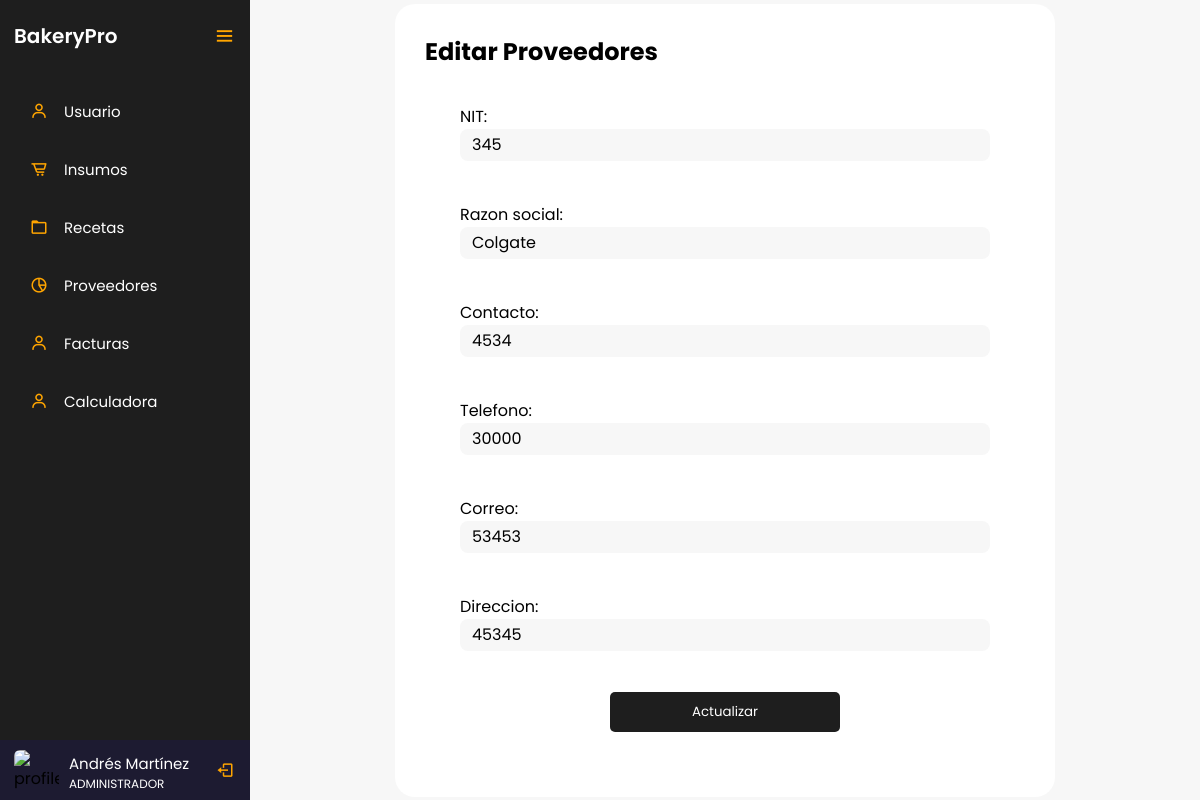
Screenshot of /controlador/Proveedores/editar.php?IdProveedores=1 (signed in) with the database file from the repository.
### tables this page shows
CREATE TABLE `tblusuario` (
  `IdUsuario` int(3) NOT NULL,
  `Nombres` varchar(20) NOT NULL,
  `Apellidos` varchar(20) NOT NULL,
  `IdRol` int(3) NOT NULL,
  `Cedula` decimal(10,0) NOT NULL,
  `Telefono` varchar(20) NOT NULL,
  `Password` varchar(10) NOT NULL
);

CREATE TABLE `tblroles` (
  `IdRol` int(3) NOT NULL,
  `Rol` varchar(20) NOT NULL
);

CREATE TABLE `tblproveedores` (
  `IdProveedores` int(3) NOT NULL,
  `NIT` decimal(15,0) NOT NULL,
  `RazonSocial` varchar(20) NOT NULL,
  `Contacto` varchar(40) NOT NULL,
  `Telefono` decimal(10,0) NOT NULL,
  `Correo` varchar(20) NOT NULL,
  `Direccion` varchar(40) NOT NULL
);

### controlador/Proveedores/editar.php (the view, shortened to what this page needs)
<?php
    $servername = "localhost";
    $username = "root";
    $password = "";
    $dbname = "bakerypro";
    $conexion = mysqli_connect($servername, $username, $password, $dbname);
    $cedula = $_SESSION['cedula'];
    $sql = "SELECT Nombres, Apellidos, Rol FROM tblusuario INNER JOIN tblroles ON tblusuario.IdRol = tblroles.IdRol WHERE Cedula = $cedula";
    $resultado = mysqli_query($conexion, $sql);
    if (mysqli_num_rows($resultado) > 0) {
        $fila = mysqli_fetch_assoc($resultado);
        $nombre = $fila["Nombres"] . " " . $fila["Apellidos"];
        $rol = $fila["Rol"];
    } else {
        $nombre = "Nombre de usuario";
        $rol = "Rol de usuario";
    }
?>
<!DOCTYPE html>
<html lang="en">
<head>
    <link href='https://unpkg.com/boxicons@2.0.7/css/boxicons.min.css' rel='stylesheet'>
    <link rel="stylesheet" href="../../vista/style/styles.css">
</head>
<body>
    <div class="sidebar open">
        <div class="logo-details">
            <a href="../../dashboard.php" class="logo_link">
                <span class="logo_name">BakeryPro</span>
            </a>
            <i class='bx bx-menu' id="btn" ></i>
        </div>
        <ul class="nav-list">
            <li>
                <a href="../../vista/html/usuarios.php">
                    <i class='bx bx-user' ></i>
                    <span class="links_name">Usuario</span>
                </a>
            </li>
            <li>
                <a href="../../vista/html/insumos.php">
                    <i class='bx bx-cart-alt' ></i>
                    <span class="links_name">Insumos</span>
                </a>
            </li>
            <li>
                <a href="../../vista/html/vista/html/recetas.php">
                    <i class='bx bx-folder' ></i>
                    <span class="links_name">Recetas</span>
                </a>
            </li>
            <li>
                <a href="../../vista/html/proveedores.php">
                    <i class='bx bx-pie-chart-alt-2' ></i>
                    <span class="links_name">Proveedores</span>
                </a>
            </li>
            <li>
                <a href=".../../vista/html/facturas.php">
                    <i class='bx bx-user' ></i>
                    <span class="links_name">Facturas</span>
                </a>
            </li>
            <li>
                <a href="../../vista/html/calculadora.php">
                    <i class='bx bx-user' ></i>
                    <span class="links_name">Calculadora</span>
                </a>
            </li>
            <li class="profile">
                <div class="profile-details">
                    <img src="profile.jpg" alt="profileImg">
                    <div class="name_job">
                        <div class="name"><?php echo $nombre; ?></div>
                        <div class="job"><?php echo $rol; ?></div>
                    </div>
                </div>
                <a href="./controlador/login/logout.php" id="log_out">
                    <i class='bx bx-log-out'></i>
                </a>
            </li>
        </ul>
    </div>
    <section class="home-section">
        <div class="container">
            <h2>Editar Proveedores</h2>
            <?php
                include '../../modelo/conexion.php';
                if (isset($_GET['IdProveedores'])) {
                    $sql = "SELECT * FROM tblproveedores";
                    $resultado = $conexion->query($sql);
                    if ($resultado->num_rows > 0) {
                        $fila = $resultado->fetch_assoc();
                    } else {
                        echo "<p>No se encontraron resultados para el ID proporcionado.</p>";
                        exit;
                    }
                } else {
                    echo "<p>Ingrese un ID para realizar la consulta.</p>";
                    exit;
                }
            ?>
            <form action="actualizar.php" method="post" class="form">
                <label for="NIT">NIT:</label>
                <input type="text" id="NIT" name="NIT" value="<?php echo $fila['NIT']; ?>" class="input"><br>
                <label for="RazonSocial">Razon social:</label>
                <input type="text" id="RazonSocial" name="RazonSocial" value="<?php echo $fila['RazonSocial']; ?>" class="input"><br>
                <label for="Contacto">Contacto:</label>
                <input type="text" id="Contacto" name="Contacto" value="<?php echo $fila['Contacto']; ?>" class="input"><br>
                <label for="Telefono">Telefono:</label>
                <input type="text" id="Telefono" name="Telefono" value="<?php echo $fila['Telefono']; ?>" class="input"><br>
                <label for="Correo">Correo:</label>
                <input type="text" id="Correo" name="Correo" value="<?php echo $fila['Correo']; ?>" class="input"><br>
                <label for="Direccion">Direccion:</label>
                <input type="text" id="Direccion" name="Direccion" value="<?php echo $fila['Direccion']; ?>" class="input"><br>
                <input type="submit" value="Actualizar" class="btn">
            </form>
        </div>
    </section>
</body>
</html>

### vista/style/styles.css (style rules this page uses)
:root { --orange: #d4894c; --white_trasnparent: #232830; --very-light-pink: #C7C7C7; --text-input-field: #F7F7F7; --hospital-green: #bd1515; --sm: 14px; --md: 16px; --lg: 18px; --yellow: #ffa500; --black: #201e1c; --white: #ffffff; --official-black:#1e1e1e; --official-red:#ffa500; --background-white:#f7f7f7; --card-white:#ffffff; }
* { margin: 0; padding: 0; box-sizing: border-box; font-family: "Poppins" , sans-serif; }
.sidebar { position: fixed; left: 0; top: 0; height: 100%; width: 78px; background: var(--official-black); padding: 6px 14px; z-index: 99; transition: all 0.5s ease; }
.sidebar.open { width: 250px; }
.sidebar .logo-details { height: 60px; display: flex; align-items: center; position: relative; }
.sidebar .logo-details .logo_name { color: #fff; font-size: 20px; font-weight: 600; opacity: 0; transition: all 0.5s ease; }
.sidebar.open .logo-details .icon, .sidebar.open .logo-details .logo_name { opacity: 1; }
.sidebar .logo-details #btn { position: absolute; top: 50%; right: 0; transform: translateY(-50%); font-size: 22px; transition: all 0.4s ease; font-size: 23px; text-align: center; cursor: pointer; transition: all 0.5s ease; }
.sidebar.open .logo-details #btn { text-align: right; }
.sidebar i { color: var(--official-red); height: 60px; min-width: 50px; font-size: 28px; text-align: center; line-height: 60px; }
.sidebar .nav-list { margin-top: 20px; height: 100%; }
.sidebar li { position: relative; margin: 8px 0; list-style: none; }
.sidebar li a { display: flex; height: 100%; width: 100%; border-radius: 12px; align-items: center; text-decoration: none; transition: all 0.4s ease; }
.sidebar li a .links_name { color: #fff; font-size: 15px; font-weight: 400; white-space: nowrap; opacity: 0; pointer-events: none; transition: 0.4s; }
.sidebar.open li a .links_name { opacity: 1; pointer-events: auto; }
.sidebar li i { height: 50px; line-height: 50px; font-size: 18px; border-radius: 12px; }
.sidebar li.profile { position: fixed; height: 60px; width: 78px; left: 0; bottom: -8px; padding: 10px 14px; background: #1d1b31; transition: all 0.5s ease; overflow: hidden; }
.sidebar.open li.profile { width: 250px; }
.sidebar li .profile-details { display: flex; align-items: center; flex-wrap: nowrap; }
.sidebar li img { height: 45px; width: 45px; object-fit: cover; border-radius: 6px; margin-right: 10px; }
.sidebar li.profile .name, .sidebar li.profile .job { font-size: 15px; font-weight: 400; color: #fff; white-space: nowrap; }
.sidebar li.profile .job { font-size: 12px; }
.sidebar .profile #log_out { position: absolute; top: 50%; right: 0; transform: translateY(-50%); background: #1d1b31; width: 100%; height: 60px; line-height: 60px; border-radius: 0px; transition: all 0.5s ease; }
.sidebar.open .profile #log_out { width: 50px; background: none; }
.logo_link { text-decoration: none; }
.home-section { position: relative; background: var(--background-white); min-height: 100vh; display: flex; top: 0; left: 78px; width: calc(100% - 78px); transition: all 0.5s ease; z-index: 2; justify-content: center; align-items: center; }
.sidebar.open ~ .home-section { left: 250px; width: calc(100% - 250px); }
.container { height: auto; background: var(--card-white); padding: 30px; border-radius: 20px; }
.form { display: flex; flex-direction: column; width: 600px; padding: 35px; }
.input { background-color: var(--text-input-field); border: none; border-radius: 8px; height: 32px; font-size: var(--md); padding: 6px 12px; width: 100%; margin-bottom: 16px; }
.btn { width: 230px; height: 40px; border: none; border-radius: 5px; transition: 1s; color: var(--white); background: var(--official-black); cursor: pointer; margin: 0 auto; }
a { text-decoration: none; color: black; }

### rows the page displays
tblusuario: nombre "Andrés Martínez", IdRol.Rol "ADMINISTRADOR"
tblproveedores: NIT "345", RazonSocial "Colgate", Contacto "4534", Telefono "30000", Correo "53453", Direccion "45345"
